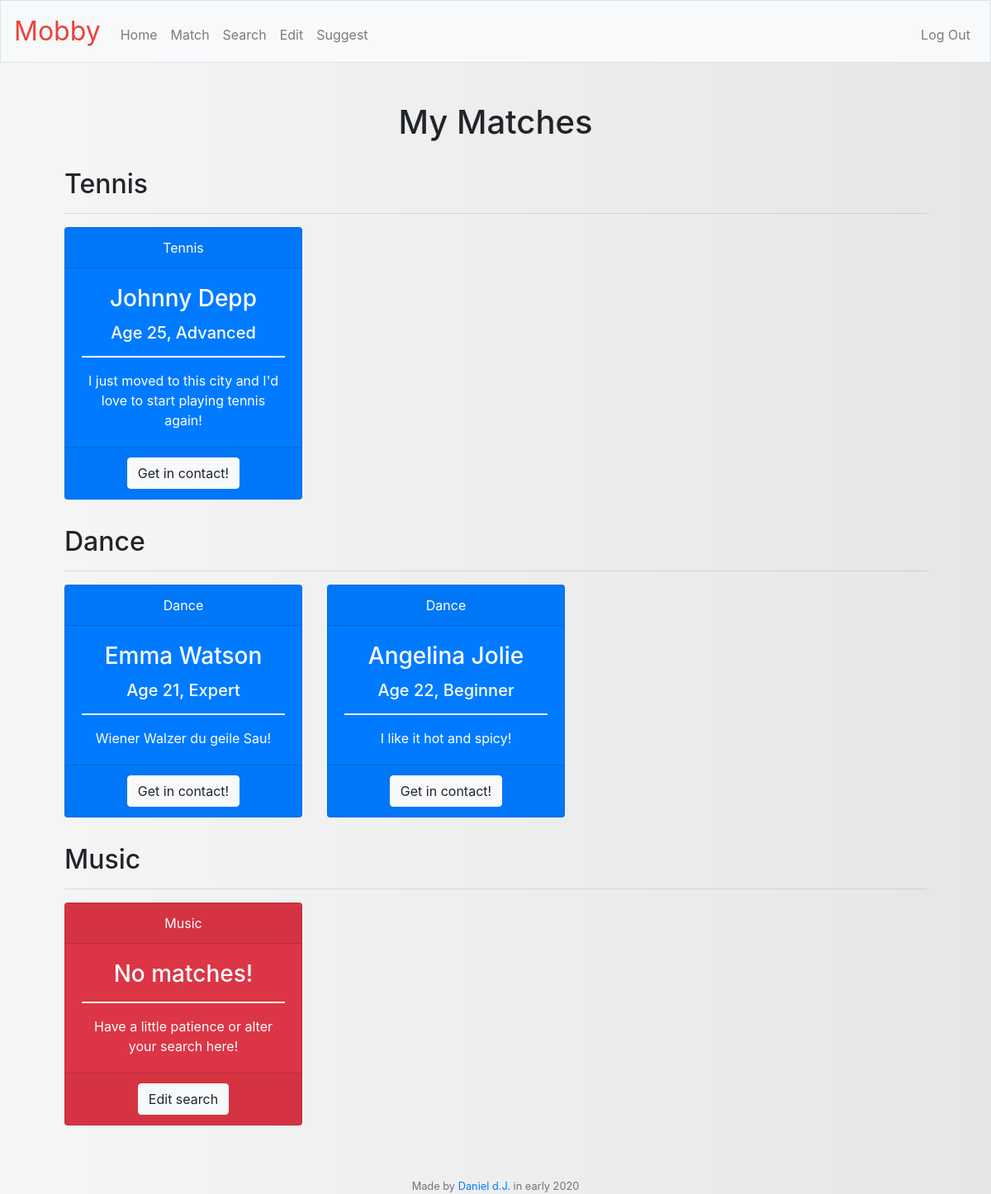
Screenshot of /match (signed in) with the database file from the repository.
### tables this page shows
CREATE TABLE "search" (
'id' INTEGER PRIMARY KEY,
'user_id' INTEGER,'hobby' VARCHAR(255),
'text' VARCHAR(201)
, 'male' varchar(255), 'female' varchar(255), 'min_age' INTEGER, 'max_age' INTEGER, 'level' varchar(255));

CREATE TABLE 'users' (
'id' INTEGER PRIMARY KEY,
'name' VARCHAR(255),
'email' VARCHAR(255),
'hash' VARCHAR(255),
'age' INTEGER,
'sex' VARCHAR(255)
);

### app.py (the view)
@app.route("/match")
@login_required
def match():
    user = session["user_id"]
    my_searches = db.execute("SELECT hobby, male, female, min_age, max_age, level FROM search WHERE user_id = :us" , us = user)
    my_hobbies = []
    final_matches = []
    for row in my_searches:
        my_hobbies.append(row["hobby"])
    if not my_hobbies:
        flash("You are searching for nothing until now!")
        return render_template("search.html")
    my_data = db.execute("SELECT age, sex FROM users WHERE id = :us", us = user)
    my_age = int(my_data[0]["age"])
    my_sex = my_data[0]["sex"]
    for h in range(len(my_hobbies)):
        if my_sex == "Male":
            matched_by = db.execute("SELECT user_id FROM search WHERE (user_id != :us AND hobby = :ho AND male = :ma AND min_age <= :mi AND max_age >= :m)",
                                    us = user, ho = my_hobbies[h], ma = "yes", mi = my_age, m = my_age)   # FÜR JEDES HOBBY NACHBESSERN!
        else:
            matched_by = db.execute("SELECT user_id FROM search WHERE (user_id != :us AND hobby = :ho AND female = :fe AND min_age <= :mi AND max_age >= :m)",
                                    us = user, ho = my_hobbies[h], fe = "yes", mi = my_age, m = my_age)
        if len(matched_by) == 0:
            no_match1 = [{}]
            final_matches.append(no_match1)
            continue
        matches=[]
        for i in matched_by:
            if my_searches[h]["male"] == "yes":
                match1 = db.execute("SELECT id FROM users WHERE (id = :us AND sex = :se AND age >= :mi AND age <= :m)",
                                    us = i["user_id"], se = "Male", mi = my_searches[h]["min_age"], m = my_searches[h]["max_age"] )
                for j in match1:
                    matches.append(j["id"])
            if my_searches[h]["female"] == "yes":
                match2 = db.execute("SELECT id FROM users WHERE (id = :us AND sex = :se AND age >= :mi AND age <= :m)",
                                    us = i["user_id"], se = "Female", mi = my_searches[h]["min_age"], m = my_searches[h]["max_age"] )
                for k in match2:
                    matches.append(k["id"])
        if len(matches) == 0:
            no_match2 = [{}]
            final_matches.append(no_match2)
            continue
        elif len(matches) == 1:
            final = db.execute("SELECT name, email, sex, age FROM users WHERE id = :ma", ma = matches[0])
        else:
            final = db.execute("SELECT name, email, sex, age FROM users WHERE id In {}".format(tuple(matches)))
        for l in range(len(matches)):
           final2 = db.execute("SELECT hobby, text, level  FROM search WHERE (user_id = :us AND hobby = :ho)" , us = matches[l], ho = my_hobbies[h])
           final[l].update(final2[0])
        final_matches.append(final[:5])   # limit to length of 5 for displaying
    return render_template("match.html", matches = final_matches, hobbies = my_hobbies, leng = len(my_hobbies))

### app.py (called while the page is built)
@app.after_request
def after_request(response):
    response.headers["Cache-Control"] = "no-cache, no-store, must-revalidate"
    response.headers["Expires"] = 0
    response.headers["Pragma"] = "no-cache"
    return response

### helpers.py (called while the page is built)
def login_required(f):
    @wraps(f)
    def decorated_function(*args, **kwargs):
        if session.get("user_id") is None:
            return redirect("/login")
        return f(*args, **kwargs)
    return decorated_function

### templates/match.html (shortened to what this page needs)
{% extends "layout.html" %}
{% block main %}
<h1> My Matches </h1>
<br>
{% for i in range(leng) %}
<h2 class="matchheads"> {{ hobbies[i] }} </h2>
<hr>
<p>
  {% if not matches[i][0] %}
   <div class="card text-white bg-danger mb-3" style="max-width: 18rem;">
        <div class="card-header">{{ hobbies[i] }}</div>
        <div class="card-body">
          <h3 class="card-title">No matches!</h3>
          <hr style="border:solid white 1px;">
          <p class="card-text">Have a little patience or alter your search here!</p>
        </div>
        <div class="card-footer text-muted">
          <a href="/edit" class="btn btn-light">Edit search</a>
        </div>
      </div>
  {% else %}
    <div class="card-deck">
    {% for j in matches[i] %}
      <div class="card text-white bg-primary mb-3" style="max-width: 18rem;">
        <div class="card-header">{{ hobbies[i] }}</div>
        <div class="card-body">
          <h3 class="card-title">{{ j["name"] }}</h3>
          <h5 class="card-text">Age {{ j["age"] }}, {{ j["level"] }}</h5>
          <hr style="border:solid white 1px;">
          <p class="card-text">{{ j["text"] }}</p>
        </div>
        <div class="card-footer text-muted">
          <a href="mailto:{{ j["email"] }}" class="btn btn-light"> Get in contact!</a>
        </div>
      </div>
    {% endfor %}
    </div>
  {% endif %}
</p>
{% endfor %}
{% endblock %}

### templates/layout.html (shortened to what this page needs)
<!DOCTYPE html>
<html lang="en">
    <head>
        <link href="https://maxcdn.bootstrapcdn.com/bootstrap/4.1.3/css/bootstrap.min.css" rel="stylesheet">
        <link href="/static/styles.css" rel="stylesheet">
    </head>
    <body>
        <nav class="navbar navbar-expand-md navbar-light bg-light border">
            <a class="navbar-brand" href="/"><span class="red">Mobby</span></a>
            <div class="collapse navbar-collapse" id="navbar">
                {% if session.user_id %}
                    <ul class="navbar-nav mr-auto mt-2">
                        <li class="nav-item"><a class="nav-link" href="/">Home</a></li>
                        <li class="nav-item"><a class="nav-link" href="/match">Match</a></li>
                        <li class="nav-item"><a class="nav-link" href="/search">Search</a></li>
                        <li class="nav-item"><a class="nav-link" href="/edit">Edit</a></li>
                        <li class="nav-item"><a class="nav-link" href="/suggest">Suggest</a></li>
                    </ul>
                    <ul class="navbar-nav ml-auto mt-2">
                        <li class="nav-item"><a class="nav-link" href="/logout">Log Out</a></li>
                    </ul>
                {% else %}
                    <ul class="navbar-nav ml-auto mt-2">
                        <li class="nav-item"><a class="nav-link" href="/register">Register</a></li>
                        <li class="nav-item"><a class="nav-link" href="/login">Log In</a></li>
                    </ul>
                {% endif %}
            </div>
        </nav>
        <main class="container p-5">
            {% block main %}{% endblock %}
        </main>
        <footer class="small text-center text-muted">
            Made by <a href="https://github.com/DefineDan">Daniel d.J.</a> in early 2020
        </footer>
    </body>
</html>

### static/styles.css (style rules this page uses)
body { background-image: url("background1.png"); background-position: center; background-repeat: no-repeat; background-size: cover; position: relative; }
nav .navbar-brand { font-size: xx-large; }
nav .navbar-brand .red { color: #ea433b; }
main { overflow-x: auto; text-align: center; }
.matchheads { text-align:justify; text-align-last:left; }

### rows the page displays
search: hobby "Tennis", hobby "Tennis"
users: name "Johnny Depp", age "25", level "Advanced", text "I just moved to this city and I'd love to start playing tennis again!"
search: hobby "Dance", hobby "Dance"
users: name "Emma Watson", age "21", level "Expert", text "Wiener Walzer du geile Sau!"
users: name "Angelina Jolie", age "22", level "Beginner", text "I like it hot and spicy!"
search: hobby "Music", hobby "Music"
